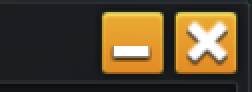
#> input picture assets/templates/pm_chat.png, 126 x 46 px (shown 2 times larger)
$ python -i game_state_detector.py   (imports and definitions only)
#> lines starting #> are read from the running program, lines starting #| are printed output that depends on the picture
try:
    import cv2
except ImportError:
    cv2 = None
import numpy as np
import os
from enum import Enum
try:
    from loguru import logger
except ImportError:
    import logging
    logger = logging.getLogger("GameStateDetector")

class GameState(Enum):
    EXPLORING = "exploring"
    IN_BATTLE = "in_battle"
    SHINY_FOUND = "shiny_found"
    UNKNOWN = "unknown"

from ..utils.geometry import crop_roi_safe

# [579 lines that did not run here, left out]

>>> import cv2
>>> picture = cv2.imread('../../assets/templates/pm_chat.png', cv2.IMREAD_GRAYSCALE)
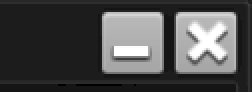
#> picture: shape (46, 126) (shown 2 times larger); min 0, max 255, mean 78.5
#> (the run stopped early here; a loop or call above may not have finished)
